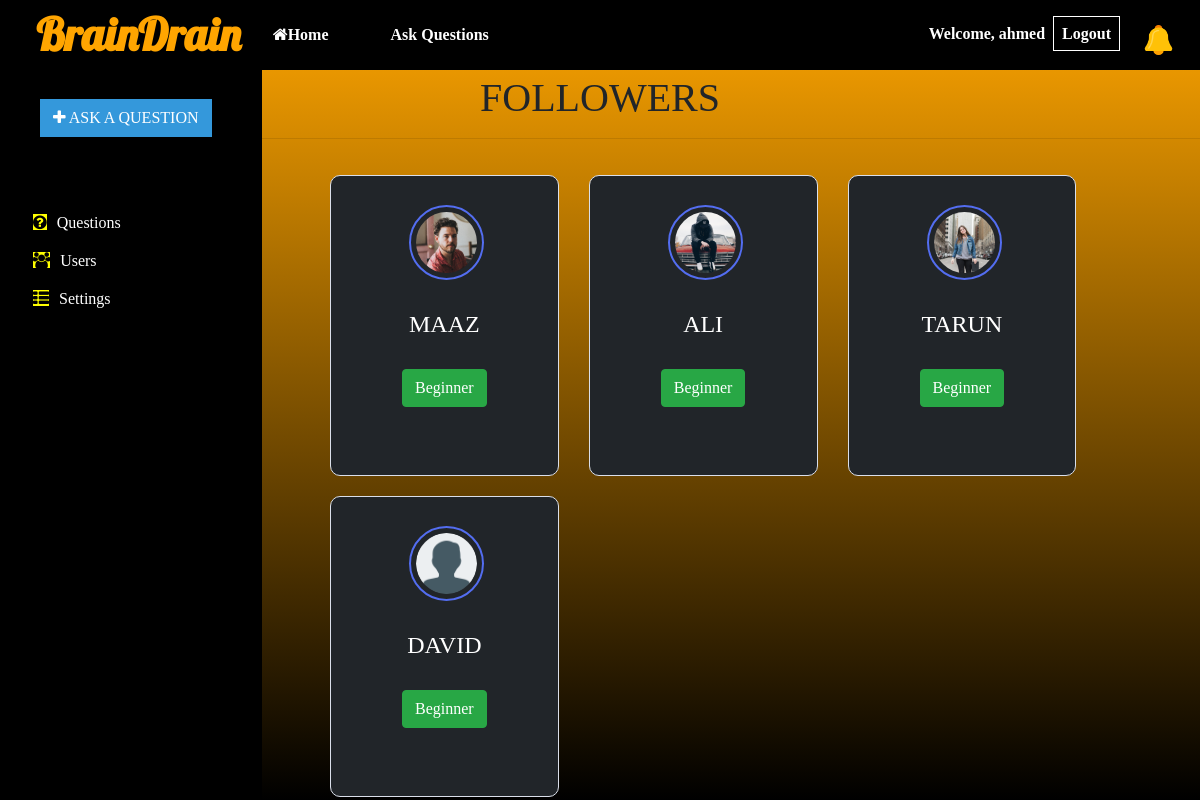
/UserFollowers (signed in), run on the app's committed database.
### home/models.py (models this page shows)
class UserProfile(models.Model):
    user = models.ForeignKey(User,on_delete=models.CASCADE)
    prof_pic = models.ImageField(upload_to='static')
    level = models.CharField(choices=showChoices,max_length=50)
    followers = models.ManyToManyField('self',related_name='follow',null=True)
    following = models.ManyToManyField('self',related_name='followings',null=True)
    Questions = models.ManyToManyField(Question,null=True)
    FavQuestions = models.ManyToManyField(Question,related_name='FavQuestion',null=True)
    FavAnswers = models.ManyToManyField("Answer",related_name='FavAnswer',null=True)

### home/views.py (the view)
# urls.py: path('UserFollowers', views.UserFollowers, name="UserFollowers"),
def UserFollowers(request):
    users1 = UserProfile.objects.filter(user=request.user).first()
    total_Notis = Notification.objects.filter(user=users1,viewed=False).all().count
    context = { 'curr_user':users1,"count_notis":total_Notis }
    return render(request,'UserFollowers.html',context)

### home/templates/UserFollowers.html
{% extends "base.html" %}
{% load static %}
  {% block content %}
            <center><h1 style="font-family:bold; margin-top:50px;"> FOLLOWERS </h1></center>
            <hr>
            <div class="row" style="margin-left:300px;">
              {% for au in curr_user.followers.all %}
              <div class="col-md-3 up" style="background-color:#212529;border-radius:10px;">
                <br>
                <a href="{% url 'DetailProfile' au.id %}"><img src="{{au.prof_pic}}" class="avatar avatar1" /></a>
                <h4 class="up1"><a href="{% url 'DetailProfile' au.id %}" style="text-decoration:none;color:white;">{{au.user.username|upper}}</a></h4>
                <h4 class="up1"><button class="btn btn-success" style="text-decoration:none;">{{au.level}}</button></h4>
              </div>
              {% endfor %}
            </div>
        {% endblock %}

### home/templates/base.html (shortened to what this page needs)
{% load static %}
<!DOCTYPE html>
<html lang="en">
  <head>
    <link rel="stylesheet" href="https://maxcdn.bootstrapcdn.com/bootstrap/4.3.1/css/bootstrap.min.css">
    <link rel="stylesheet" href="https://maxcdn.bootstrapcdn.com/font-awesome/4.4.0/css/font-awesome.min.css">
    <link rel="stylesheet"  type="text/css"  href="{% static 'App.css' %}">
    <link rel="stylesheet"  type="text/css"  href="{% static 'sidenav.css' %}">
    <link rel="stylesheet"  type="text/css"  href="{% static 'question.css' %}">
  </head>
  <body>
    <div id="NAVBAR" style="position:fixed;width:100%; z-index:1; ">
        <nav class="navbar navbar-icon-top navbar-expand-lg mystyle1" style="background-color:black;">
          <a class="navbar-brand Icon" href="myQuestion" style="color:orange; font-size:45px; font-family: 'Lobster', cursive;"><b class="">BrainDrain</b></a>
          <div class="navbar-collapse" id="navbarSupportedContent">
            <ul class="navbar-nav mr-auto">
              <li class="nav-item bc" style="font-family:Verdana;">
                <a class="nav-link" href="UserProfile">
                <b class="nav1 sides">
                  <i class="fa fa-home"></i>Home</b>
                  </a>
              </li>
              <li class="nav-item bc" style="font-family:Verdana;">
                <a class="nav-link active" href="AskQuestion">
                  <b class="nav1 side1">Ask Questions</b>
                </a>
              </li>
            </ul>
            <ul class="navbar-nav">
            {% if user.is_authenticated %}
            <li class="nav-item bc" style="margin-top:15px;" style="font-family:Verdana;">
                 <b style="font-family:Verdana;">Welcome, {{user.username}}</b>
              </li>
              <li class="nav-item bc" style="margin-top:7px;" style="font-family:Verdana;">
                <a class="nav-link active" href="logout">
                 <b class="nav1" style="border:1px solid white;font-family:Verdana;">Logout</b>
                </a>
              </li>
              {% endif %}
              <li class="nav-item bc">
                <a class="nav-link active" href="UserNotifications">
                  {% if count_notis > 0 %}
                  <img src="{% static 'bell.png' %}" style="height:30px;width:35px;margin-top:10px;margin-right:15px;" class="lev-avatar" />
                  {% if count_notis > 10 %}
                  <span class="badge badge-danger" style="margin-left:-37px;border-radius:30px;">{{count_notis}}</span>
                  {% elif count_notis < 10 %}
                  <span class="badge badge-danger" style="margin-left:-30px;border-radius:30px;">{{count_notis}}</span>
                  {% endif %}
                  {% else %}
                    <img src="{% static 'Nobell.png' %}" style="height:30px;width:35px;margin-top:10px;" class="lev-avatar" />
                    {% endif %}
                </a>
              </li>
            </ul>
          </div>
        </nav>
  </div>
<br>
<div class="bkc" style="margin-top:45px;">
                <ul class="ul1">
                    <li class="widget widget-btn mg1" style="font-family:Verdana;">
                      <a href="AskQuestion"><button type="button" data-toggle="modal" class="btn btn2">
                            <i class="fa fa-plus"></i> ASK A QUESTION</button>
                      </a> </li>
                </ul>
                <hr class="line"/>
                <ul class="ul1 s1">
                    <li class="mg">
                        <ul class="ul1"><li><a href="index">
                        <a href="myQuestion">  <button type="button" class="btn btn1" style="color:white; font-family:Verdana;">
                            <i class="sn fa fa-question-circle"></i>Questions</button></a>
                          </a>
                        </li>
                        <li class=""><a href="allUser">
                        <button type="button" class="btn btn1" style="color:white; font-family:Verdana;">
                            <i class="sn fa fa-users"></i >Users</button></a></li>
                        <li class=""><a href="UserSettings">
                        <button type="button" class="btn btn1" style="color:white; font-family:Verdana;" >
                            <i class="sn fa fa-th-list"></i >Settings</button></a></li>
                          </ul>
                    </li>
                    </ul>
            </div>
            {% block content %}
            {% endblock %}
  </body>
  </html>

### static/App.css (style rules this page uses)
body { min-height: 100vh; background-image: linear-gradient(orange,black); }
.Icon { font-size: 27px; margin-left: 20px; font-family:'Courier New', Courier, monospace; }
.up { border:1px solid #dadfea; padding-bottom: 60px; text-align: center; margin-left: 30px; margin-top:20px; }
.up1 { font-family:bold; margin-top:30px; }
.avatar { vertical-align: middle; width: 120px; height: 120px; border-radius: 50%; margin-top: 5px; margin-left: 5px; }
.lev-avatar { vertical-align: middle; width: 50px; height: 50px; border-radius: 20%; margin-top: 5px; margin-left: 5px; }
.avatar1 { border:4px solid #dadfea; padding:5px; transition: 0.7s; }
.side1 { margin-left: 30px; padding-right: 30px; }
.sides { padding-right: 40px; padding-left:-30px; }
.nav1 { color: white; transition: all 1s; width: 50px; padding: 8px; }
.bc { color: white; transition: all 1s; }
.mystyle1 { text-align: center; font-family:'Courier New', Courier, monospace; color: black; height: 70px; }

### static/sidenav.css (style rules this page uses)
body { overflow-x: hidden !important; }
.sn { background-color: yellow; color:black; margin-right: 10px; margin-left: -10px; }
.bkc { background-color:black !important; color: white; height:100vh; position: fixed; z-index: 100%; align-items:left; padding-right: 50px; padding-left: -30px; background-color: #fbfcff; }
.ul1 { list-style-type:none; }
.btn2 { color: white; background-color:#3498db; border-radius: 0px; transition: all 1s; }
.btn1 { width: 100%; text-align:left; border-radius: 0px; }
.mg1 { margin-top:30px; font-family: 'Courier New'; }
.mg { margin-top:50px; font-family: 'Courier New'; }
.line { position: relative; color: grey; width: 123%; }
.s1 { margin-left: -50px; }

### static/question.css (style rules this page uses)
.avatar { vertical-align: middle; width: 75px; height: 75px; border-radius: 50%; margin-top: 5px; margin-left: 5px; }
.avatar1 { border:2px solid #dadfea; padding:5px; border:2px solid #536DF0; transition: 0.7s; }
.ul1 { list-style-type:none; }

### data on the page
UserProfile: prof_pic (picture), user.username "MAAZ", level "Beginner"
UserProfile: prof_pic (picture), user.username "ALI", level "Beginner"
UserProfile: prof_pic (picture), user.username "TARUN", level "Beginner"
UserProfile: prof_pic (picture), user.username "DAVID", level "Beginner"

### other printed values
{{ user.username }} "ahmed"
